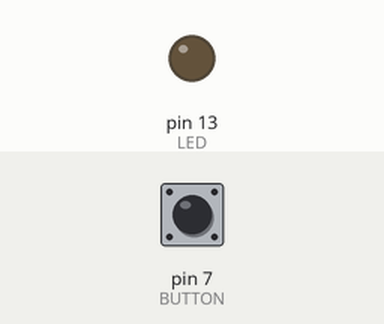
This sketch was run on a simulated Arduino Uno, built with avr-gcc and run on an emulated ATmega328P. Shown: output pins drawn as LEDs (lit = HIGH). The inputs (shaded band) are chosen by the test bench; at power-on: pin 7 (BUTTON) LOW.

Above: at 1.2 s.
1.3 s: pin 7 (BUTTON) pulled HIGH for 3.2 s
At 1.6 s:
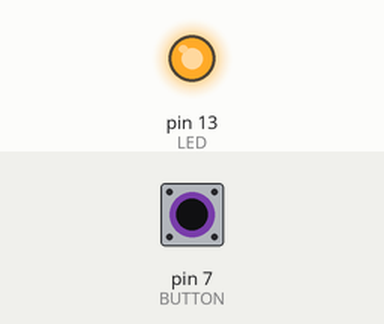
6.0 s: pin 7 (BUTTON) pulled HIGH for 0.15 s
At 6.4 s:
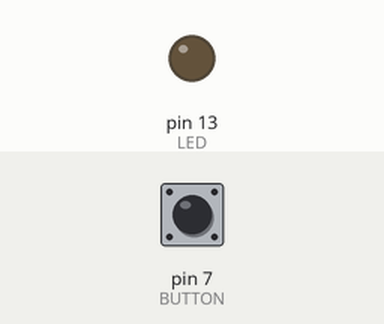
7.6 s: pin 7 (BUTTON) pulled HIGH for 1 s
At 8.8 s:
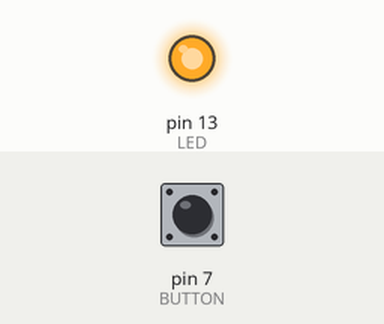
Timing chart, 0 to 10.6 s (numbered marks = the images above; inputs shaded):
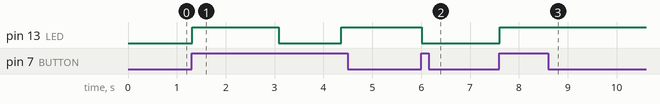

Measured:
- after the input at 1.3 s, pin 13 (LED): LOW → HIGH at once, → LOW 1.8 s later, → HIGH 1.3 s later
- after the input at 6.0 s, pin 13 (LED): HIGH → LOW at once
- after the input at 7.6 s, pin 13 (LED): LOW → HIGH at once

The sketch:

pushbutton_led_with_state_and_brightness.ino
```cpp
const int LED = 13;
const int BUTTON = 7;

int val = 0;
int old_val = 0;
int state = 0;

int brightness = 128; // stores the brightness value
unsigned long startTime = 0; // when did we begin pressing

void setup() {
  pinMode(LED, OUTPUT);
  pinMode(BUTTON, INPUT);
}

void loop() {
  val = digitalRead(BUTTON);

  if (val == HIGH && old_val == LOW) {
    state = 1 - state;
    startTime = millis();
    delay(10);
  }

  if (val == HIGH && old_val == HIGH) {

    if (state == 1 && (millis() - startTime) > 500) {
      brightness++;
      delay(10);
    }

    if (brightness > 255) {
      brightness = 0;
    }

  }

  old_val = val;

  if (state == 1) {
    analogWrite(LED, brightness);
  } else {
    analogWrite(LED, 0);
  }

}
```
